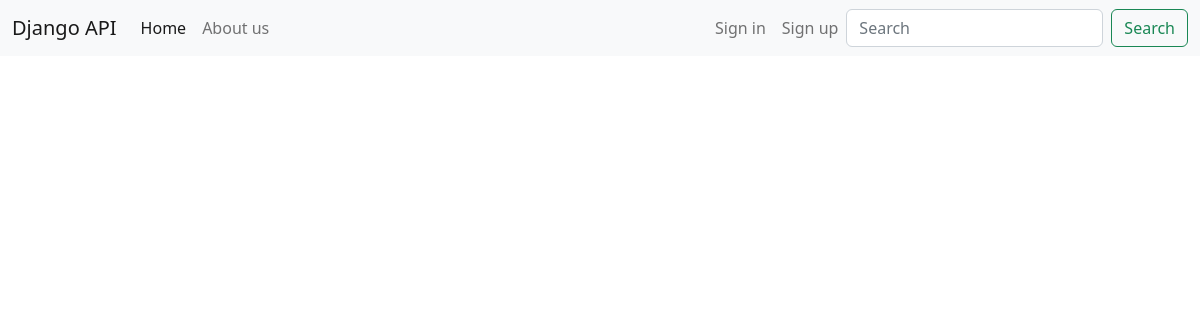
/blog/, run on an earlier commit of the app's database.
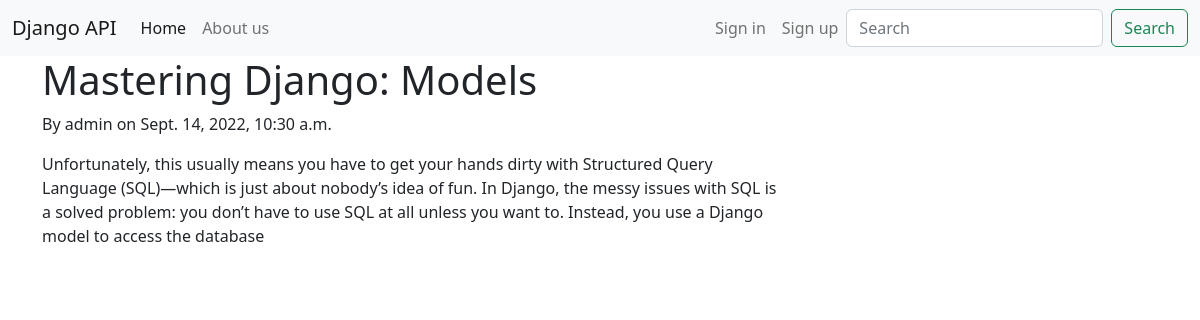
And on a later commit of the database.
### blog/models.py (models this page shows)
class Posts(models.Model):
    title = models.CharField(max_length=255)
    author = models.ForeignKey(User, on_delete=models.CASCADE)
    content = models.TextField()
    date_posted = models.DateTimeField(default=timezone.now)

### blog/views.py (the view)
# urls.py: 2. Add a URL to urlpatterns:  path('', views.home, name='home')
def home(request):
    template = loader.get_template('home.html')
    context = {
        'title': 'Blog Home',
        'posts': Posts.objects.all(),
    }
    return HttpResponse(template.render(context, request))

### blog/templates/home.html
{% extends "layouts/master.html" %}
{%block content %}
<div>
    {% for post in posts %}
        <h1>{{ post.title }}</h1>
        <p>By {{ post.author }} on {{ post.date_posted }}</p>
        <p>{{ post.content }}</p>
    {% endfor %}
</div>
{% endblock content %}

### blog/templates/layouts/master.html (shortened to what this page needs)
{% load static %}
<!DOCTYPE html>
<html lang="en">
<head>
    <link href="https://cdn.jsdelivr.net/npm/bootstrap@5.2.1/dist/css/bootstrap.min.css" rel="stylesheet">
    <link rel="stylesheet" href="{% static 'blog/css/index.css' %}" type="text/css">
</head>
<body>
    <header>
        <nav class="navbar navbar-expand-lg bg-light">
            <div class="container-fluid">
                <a class="navbar-brand" href="#">Django API</a>
                <div class="collapse navbar-collapse" id="navbarSupportedContent">
                    <ul class="navbar-nav me-auto mb-2 mb-lg-0">
                        <li class="nav-item">
                            <a class="nav-link active" aria-current="page" href="{% url 'blog-home' %}">Home</a>
                        </li>
                        <li class="nav-item">
                            <a class="nav-link" href="{% url 'blog-about' %}">About us</a>
                        </li>
                    </ul>
                    <div class="d-flex">
                        <ul class="navbar-nav me-auto mb-2 mb-lg-0">
                            <li class="nav-item">
                                <a class="nav-link" aria-current="page" href="{% url 'blog-home' %}">Sign in</a>
                            </li>
                            <li class="nav-item">
                                <a class="nav-link" href="{% url 'blog-about' %}">Sign up</a>
                            </li>
                        </ul>
                    </div>
                    <form class="d-flex" role="search">
                        <input class="form-control me-2" type="search" placeholder="Search" aria-label="Search">
                        <button class="btn btn-outline-success" type="submit">Search</button>
                    </form>
                </div>
            </div>
        </nav>
    </header>
    <main role="main" class="container">
        <div class="row">
            <div class="col-md-8">{% block content %}{% endblock %}</div>
            <div class="col-md-4">
            </div>
        </div>
    </main>
</body>
</html>

What changed in the data, as far as the page shows it:
added Posts: title "Mastering Django: Models", author "admin", date_posted "Sept. 14, 2022, 10:30 a.m.", content "Unfortunately, this usually means you have to get your hands dirty with Structured Query Language (SQL)—which is just about nobody’s idea of fun. In Django, the messy issues with SQL is a solved problem: you don’t have to use SQL at all unless you want to. Instead, you use a Django model to access the database"
